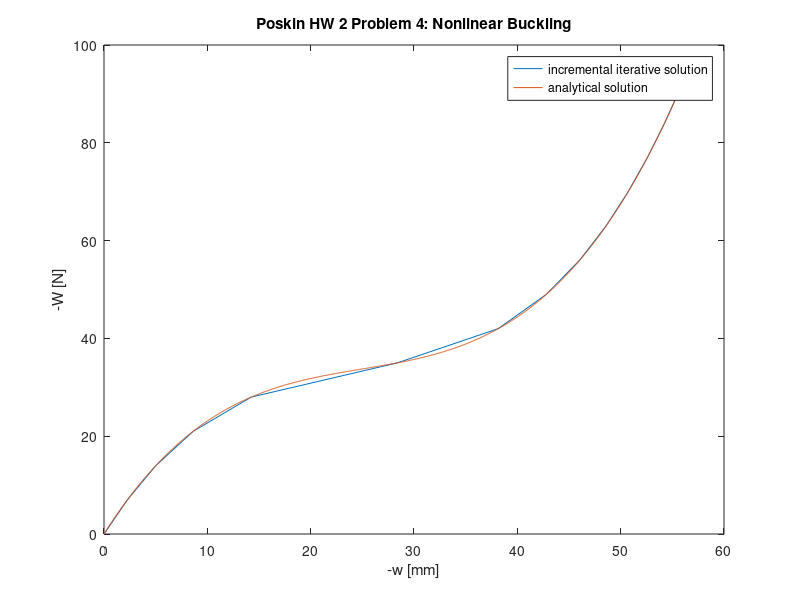

Here is the MATLAB script that generated this plot:
% Poskin CE 810 HW2 Problem 4

clear; clc; close all

%------------INITIAILIZE VARIABLES----------------
W_i = 0; W_f = -91; delta_W = -7; % Force range and step size
W = W_i:delta_W:W_f; n = size(W,2);

EA = 5*10^7; z = 25; L = 2500; k_s = 1.35; % Axial stiffness, initial height, length and string stiffness

w = zeros(1,n); N = 0; % Displacement and constitutive load are initially 0

%--------INCREMENTAL ITERATIVE SOLUTION-----------
% For each load step calculate tangential stiffness (k_t), used to 
% approximate displacement. Iteration with Newton-Rapson method is used to remove residual 
% force (g) from equilibrium. 
for i = 2:n
    g = delta_W;
    w(i) = w(i-1);
    while abs(g) > 10^-4
        k_t = EA/L*((z + w(i))/L)^2 + N/L + k_s;
        delta_w = k_t^-1*g;
        w(i) = w(i) + delta_w;
        N = EA*((z*w(i) + 0.5*w(i)^2)/L^2);
        g = W(i) - N*(z+w(i))/L - k_s*w(i);
    end
end

%-------------------PLOTTING----------------------
% Plots -w v. -W, numerical solution
figure(1)
plot(-w,-W)
hold on

% Plots -w v. -W, analytical solution
w_anl = linspace(0, w(n),1000);
W_anl = EA/L^3*(z^2*w_anl + 3/2*z*w_anl.^2 + 1/2*w_anl.^3) + k_s*w_anl; % Analytical solution
plot(-w_anl,-W_anl)

title('Poskin HW 2 Problem 4: Nonlinear Buckling')
xlabel('-w [mm]')
ylabel('-W [N]')
legend('incremental iterative solution', 'analytical solution')
